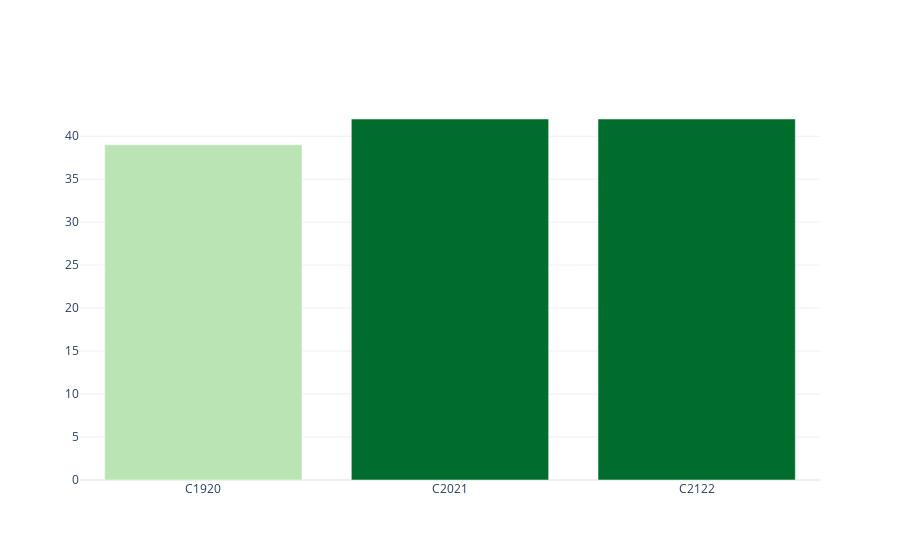

Notebook code cell kept with this figure:
### Markdown cell above
## Evolución del número de grupos totales

### Code cell
series = []
for year in years:
    series.append(df.query(f'curso == "{year}" & evaluación == "{labels[-1][1]}"')['etapa'].count())

myplotly.bar_simple(years, series, is_percentage=False)

### Figure 1 — Plotly figure (JSON) as saved in the notebook; plotly's stock layout.template omitted (floating-point values rounded to 4 significant figures)
{"data": [{"marker": {"color": [39, 42, 42], "colorscale": [[0, "rgb(186,228,179)"], [0.3333, "rgb(116,196,118)"], [0.6667, "rgb(49,163,84)"], [1, "rgb(0,109,44)"]]}, "type": "bar", "x": ["C1920", "C2021", "C2122"], "y": [39, 42, 42]}], "layout": {"title": {"text": ""}}}
